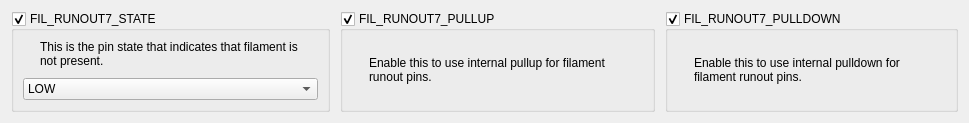
        <widget class="QWidget" name="tab_7">
         <property name="styleSheet">
          <string notr="true">#tab_7::enabled {
	background: rgb(50, 52, 59);
}


#tab_7::disabled {
	background: rgb(34, 35, 40);
}
</string>
         </property>
         <attribute name="title">
          <string>Sensor 7</string>
         </attribute>
         <layout class="QGridLayout" name="gridLayout_49">
          <item row="0" column="0">
           <widget class="QWidget" name="widget_9" native="true">
            <layout class="QGridLayout" name="gridLayout_21">
             <property name="leftMargin">
              <number>0</number>
             </property>
             <property name="topMargin">
              <number>0</number>
             </property>
             <property name="rightMargin">
              <number>0</number>
             </property>
             <property name="bottomMargin">
              <number>0</number>
             </property>
             <property name="spacing">
              <number>10</number>
             </property>
             <item row="0" column="1">
              <widget class="QGroupBox" name="uFilRunout7PullupBox">
               <property name="title">
                <string>FIL_RUNOUT7_PULLUP</string>
               </property>
               <property name="checkable">
                <bool>true</bool>
               </property>
               <layout class="QGridLayout" name="gridLayout_32">
                <property name="spacing">
                 <number>10</number>
                </property>
                <item row="0" column="0">
                 <widget class="QLabel" name="label_39">
                  <property name="sizePolicy">
                   <sizepolicy hsizetype="Fixed" vsizetype="Fixed">
                    <horstretch>0</horstretch>
                    <verstretch>0</verstretch>
                   </sizepolicy>
                  </property>
                  <property name="text">
                   <string/>
                  </property>
                  <property name="pixmap">
                   <pixmap resource="../resources/resources.qrc">:/info_FILL0_wght100_GRAD0_opsz20.svg</pixmap>
                  </property>
                 </widget>
                </item>
                <item row="0" column="1">
                 <widget class="QLabel" name="label_40">
                  <property name="text">
                   <string>Enable this to use internal pullup for filament runout pins.</string>
                  </property>
                  <property name="wordWrap">
                   <bool>true</bool>
                  </property>
                 </widget>
                </item>
               </layout>
              </widget>
             </item>
             <item row="0" column="0">
              <widget class="QGroupBox" name="uFilRunout7StateBox">
               <property name="title">
                <string>FIL_RUNOUT7_STATE</string>
               </property>
               <property name="checkable">
                <bool>true</bool>
               </property>
               <layout class="QGridLayout" name="gridLayout_26">
                <property name="spacing">
                 <number>10</number>
                </property>
                <item row="0" column="0">
                 <widget class="QLabel" name="label_33">
                  <property name="sizePolicy">
                   <sizepolicy hsizetype="Fixed" vsizetype="Fixed">
                    <horstretch>0</horstretch>
                    <verstretch>0</verstretch>
                   </sizepolicy>
                  </property>
                  <property name="text">
                   <string/>
                  </property>
                  <property name="pixmap">
                   <pixmap resource="../resources/resources.qrc">:/info_FILL0_wght100_GRAD0_opsz20.svg</pixmap>
                  </property>
                 </widget>
                </item>
                <item row="0" column="1">
                 <widget class="QLabel" name="label_34">
                  <property name="text">
                   <string>This is the pin state that indicates that filament is not present.</string>
                  </property>
                  <property name="wordWrap">
                   <bool>true</bool>
                  </property>
                 </widget>
                </item>
                <item row="1" column="0" colspan="2">
                 <widget class="Dropdown" name="uFilRunout7StateDropdown">
                  <item>
                   <property name="text">
                    <string>LOW</string>
                   </property>
                  </item>
                  <item>
                   <property name="text">
                    <string>HIGH</string>
                   </property>
                  </item>
                 </widget>
                </item>
               </layout>
              </widget>
             </item>
             <item row="0" column="2">
              <widget class="QGroupBox" name="uFilRunout7PulldownBox">
               <property name="title">
                <string>FIL_RUNOUT7_PULLDOWN</string>
               </property>
               <property name="checkable">
                <bool>true</bool>
               </property>
               <layout class="QGridLayout" name="gridLayout_43">
                <property name="spacing">
                 <number>10</number>
                </property>
                <item row="0" column="0">
                 <widget class="QLabel" name="label_61">
                  <property name="sizePolicy">
                   <sizepolicy hsizetype="Fixed" vsizetype="Fixed">
                    <horstretch>0</horstretch>
                    <verstretch>0</verstretch>
                   </sizepolicy>
                  </property>
                  <property name="text">
                   <string/>
                  </property>
                  <property name="pixmap">
                   <pixmap resource="../resources/resources.qrc">:/info_FILL0_wght100_GRAD0_opsz20.svg</pixmap>
                  </property>
                 </widget>
                </item>
                <item row="0" column="1">
                 <widget class="QLabel" name="label_62">
                  <property name="text">
                   <string>Enable this to use internal pulldown for filament runout pins.</string>
                  </property>
                  <property name="wordWrap">
                   <bool>true</bool>
                  </property>
                 </widget>
                </item>
               </layout>
              </widget>
             </item>
            </layout>
           </widget>
          </item>
         </layout>
        </widget>
